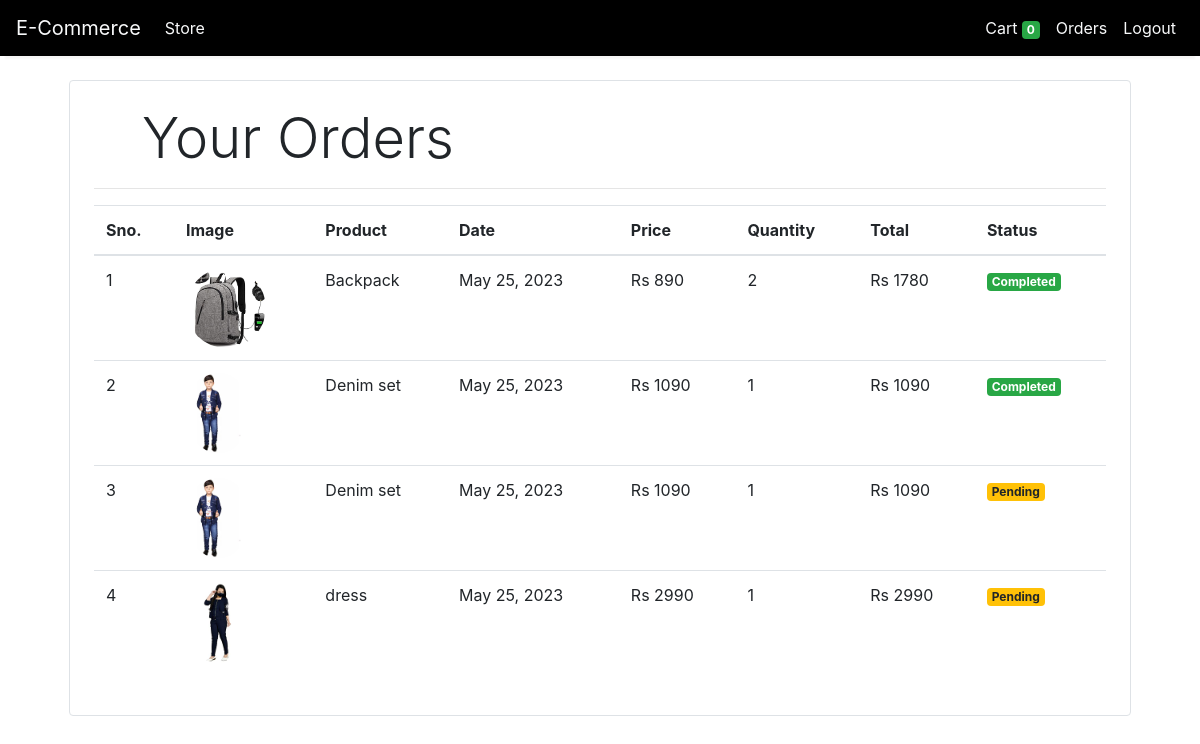
Page /orders (signed in) on the committed database.
### store/models/orders.py (models this page shows, shortened)
class Order(models.Model):
    product = models.ForeignKey(Products,
                                on_delete=models.CASCADE)
    customer = models.ForeignKey(Customer,
                                 on_delete=models.CASCADE)
    quantity = models.IntegerField(default=1)
    price = models.IntegerField()
    address = models.CharField (max_length=50, default='', blank=True)
    phone = models.CharField (max_length=50, default='', blank=True)
    date = models.DateField (default=datetime.datetime.today)
    status = models.BooleanField (default=False)
    @staticmethod
    def get_orders_by_customer(customer_id):
        return Order.objects.filter(customer=customer_id).order_by('-date')

### store/models/product.py (models this page shows, shortened)
class Products(models.Model):
    name = models.CharField(max_length=60)
    price= models.IntegerField(default=0)
    category= models.ForeignKey(Category,on_delete=models.CASCADE,default=1 )
    description= models.CharField(max_length=250, default='', blank=True, null= True)
    image= models.ImageField(upload_to='uploads/products/')

### store/middlewares/auth.py (the view)
    def middleware(request):
        print(request.session.get('customer'))
        returnUrl = request.META['PATH_INFO']
        print(request.META['PATH_INFO'])
        if not request.session.get('customer'):
           return redirect(f'login?return_url={returnUrl}')
        response = get_response(request)
        return response

### store/templatetags/custom_filter.py (called while the page is built)
@register.filter(name='currency')
def currency(number):
    return "Rs "+str(number)

@register.filter(name='multiply')
def multiply(number , number1):
    return number * number1

### store/views/orders.py (called while the page is built)
    def get(self , request ):
        customer = request.session.get('customer')
        orders = Order.get_orders_by_customer(customer)
        print(orders)
        return render(request , 'orders.html'  , {'orders' : orders})

### store/templates/orders.html
{% extends 'base.html' %}
{% block content %}
{% load cart %}
{% load custom_filter %}
<div class="container">
   <div class="border rounded p-4 m-4">
        <p class="display-4 pl-4 ml-4">Your Orders</p>
        <hr>
        <table class="table">
            <thead>
                <tr>
                    <th>Sno.</th>
                    <th>Image</th>
                    <th>Product</th>
                    <th>Date</th>
                    <th>Price</th>
                    <th>Quantity</th>
                    <th>Total</th>
                    <th>Status</th>
                </tr>
            </thead>
            <tbody>
                {% for order in orders %}
                <tr>
                    <td>{{forloop.counter}}</td>
                    <td><img style="height: 80px;" class="rounded-circle" src="{{order.product.image.url}}" alt=""></td>
                    <td>{{order.product.name}}</td>
                    <td>{{order.date}}</td>
                    <td>{{order.price|currency}}</td>
                    <td>{{order.quantity}}</td>
                    <td>{{order.quantity|multiply:order.price|currency}}</td>
                    {% if order.status %}
                    <td><small class="badge badge-success">Completed</small></td>
                    {%else%}
                    <td><small class="badge badge-warning">Pending</small></td>
                    {% endif %}
                </tr>
                {% endfor %}
            </tbody>
        </table>
   </div>
</div>
{% endblock %}

### store/templates/base.html (shortened to what this page needs)
<!doctype html>
<html lang="en">
<head>
  <link rel="stylesheet" href="https://maxcdn.bootstrapcdn.com/bootstrap/4.0.0/css/bootstrap.min.css"
>
<link rel="stylesheet" href="https://cdn.jsdelivr.net/npm/bootstrap@4.0.0/dist/css/bootstrap.min.css">
</head>
<body>
<nav class="one-edge-shadow
  navbar navbar-light
  sticky-top navbar
  navbar-expand-lg
  text-white">
    <a class="navbar-brand ms-3 text-light " href="/">
    <link rel="stylesheet" href="https://use.fontawesome.com/releases/v5.7.0/css/all.css">
    E-Commerce</a>
    <div class="collapse navbar-collapse" id="navbarSupportedContent">
      <ul class="navbar-nav mr-auto">
        <li class="nav-item active">
          <a class="nav-link text-light"  href="/store">Store <span class="sr-only">(current)</span></a>
        </li>
          </ul>
      <ul class=" navbar-nav my-2 my-lg-0">
        <li class="nav-item active">
          <a class="nav-link text-light" href="/cart">Cart
            <span class="badge badge-success">{{request.session.cart.keys|length}}</span>
            <span class="sr-only">(current)</span></a>
        </li>
        {% if request.session.customer %}
        <li class="nav-item active ">
          <a class="nav-link text-light" href="/orders">Orders<span class="sr-only">(current)</span></a>
        </li>
        <li class="nav-item active ">
          <a class="nav-link text-light" href="/logout">Logout<span class="sr-only">(current)</span></a>
        </li>
        {% endif %}
      </ul>
    </div>
  </nav>
  {% block content %}{% endblock %}
</body>
</html>

### store/templates/base.html (style rules this page uses)
nav { background-color: black; color:white; }
.one-edge-shadow { box-shadow: 0 8px 2px -5px rgb(246, 245, 245); }

### rows in the picture
Order: product.image (picture), product.name "Backpack", date "May 25, 2023", price "Rs 890", quantity "2", quantity|multiply "Rs 1780", status "Completed"
Order: product.image (picture), product.name "Denim set", date "May 25, 2023", price "Rs 1090", quantity "1", quantity|multiply "Rs 1090", status "Completed"
Order: product.image (picture), product.name "Denim set", date "May 25, 2023", price "Rs 1090", quantity "1", quantity|multiply "Rs 1090", status "Pending"
Order: product.image (picture), product.name "dress", date "May 25, 2023", price "Rs 2990", quantity "1", quantity|multiply "Rs 2990", status "Pending"

### other values in the picture
{{ request.session.cart.keys|length }} "0"
